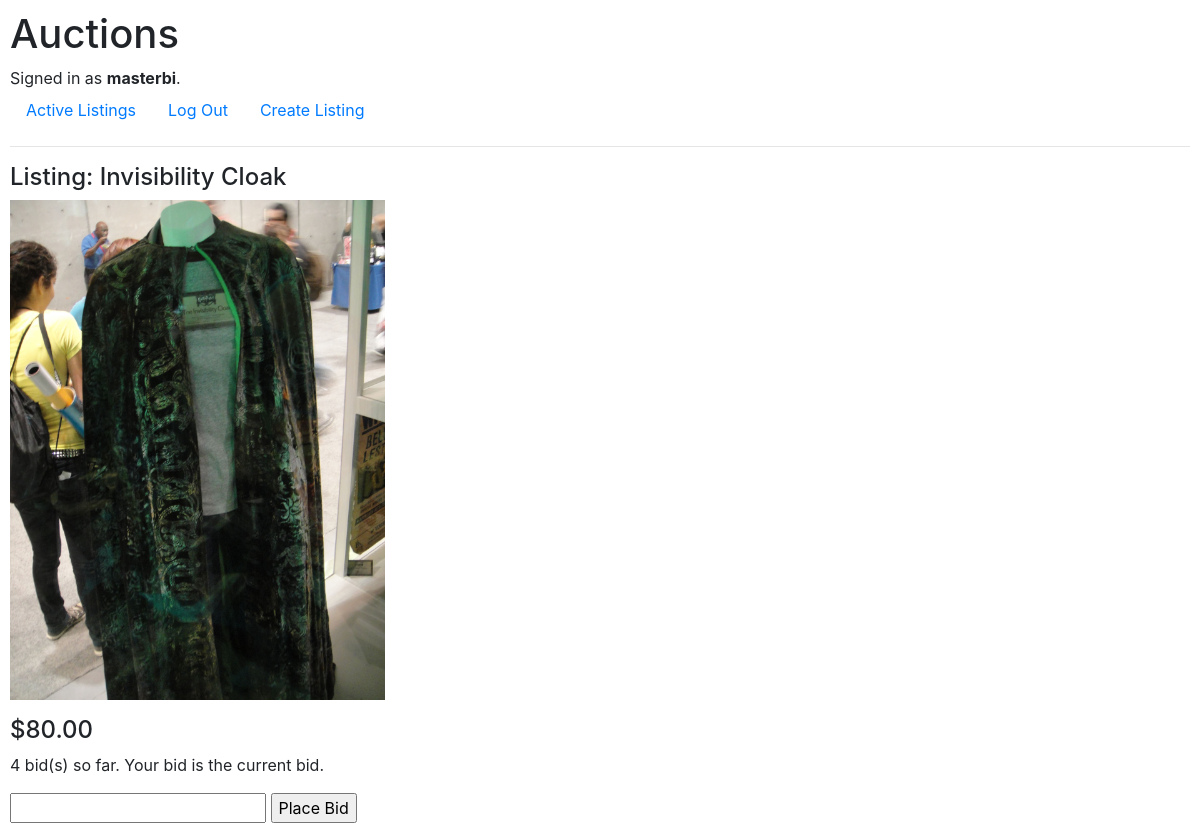
Screenshot of /listings/2 (signed in) with the database file from the repository.
### auctions/models.py (models this page shows, shortened)
class User(AbstractUser):
    def __str__(self):
        return f"{self.username}"

class Product(models.Model):
    name = models.CharField(max_length=256)
    price = models.DecimalField(max_digits=6, decimal_places=2)
    description = models.TextField(default='', blank=True)
    image = models.ImageField(upload_to='auctions/media')
    created_at = models.DateTimeField(auto_now_add=True)
    updated_at = models.DateTimeField(auto_now=True)

### auctions/views.py (the view)
# urls.py: path("listings/<int:product_id>", views.listings, name="listings"),
def listings(request, product_id):
    listings = Product.objects.get(pk=product_id)
    if listings is not None:
        return render(request,'auctions/listings.html', {
            'listings': listings,
            'bidding_history': listings.ProductBid.all(),
            })
    else:
        raise Http404('Product does not exist')

### auctions/templates/auctions/listings.html (shortened to what this page needs)
{% extends "auctions/layout.html" %}
{% block body %}
    <h4>Listing: {{listings.name}}</h4>
    <img src="{{listings.image.url}}" style="max-width: 1000px; max-height: 500px">
    <h4>${{listings.price}}</h4>
    <p>
        {{ bidding_history.count }} bid(s) so far. Your bid is the current bid.
    </p>
    <form action="{% url 'auctions:bidding' listings.id %}" method="POST">
        <input type="number" name="bidding">
        <input type="submit" value="Place Bid">
    </form>
{% endblock %}

### auctions/templates/auctions/layout.html (shortened to what this page needs)
{% load static %}
<!DOCTYPE html>
<html lang="en">
    <head>
        <link rel="stylesheet" href="https://stackpath.bootstrapcdn.com/bootstrap/4.4.1/css/bootstrap.min.css">
        <link href="{% static 'auctions/styles.css' %}" rel="stylesheet">
    </head>
    <body>
        <h1>Auctions</h1>
        <div>
            {% if user.is_authenticated %}
                Signed in as <strong>{{ user.username }}</strong>.
            {% else %}
                Not signed in.
            {% endif %}
        </div>
        <ul class="nav">
            <li class="nav-item">
                <a class="nav-link" href="{% url 'auctions:index' %}">Active Listings</a>
            </li>
            {% if user.is_authenticated %}
                <li class="nav-item">
                    <a class="nav-link" href="{% url 'auctions:logout' %}">Log Out</a>
                </li>
                <li class="nav-item">
                    <a href="{% url 'auctions:create' %}" class="nav-link">Create Listing</a>
                </li>
            {% endif %}
        </ul>
        <hr>
        {% block body %}
        {% endblock %}
    </body>
</html>

### auctions/static/auctions/styles.css (style rules this page uses)
body { padding: 10px; }

### rows the page displays
User: username "masterbi"
Product: name "Invisibility Cloak", image (picture), price "80.00", count "4"
